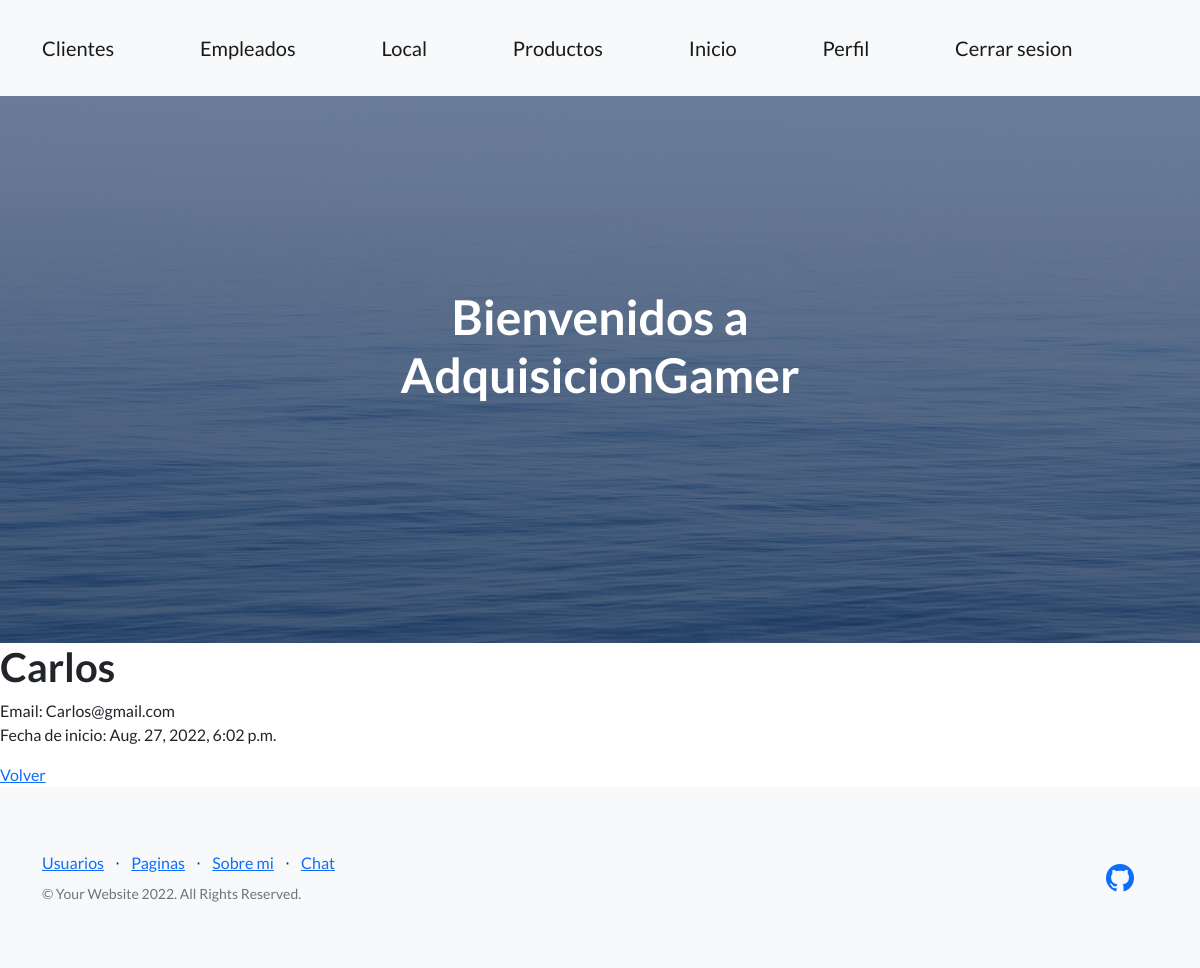
/Appfinal/detalle_cliente/1 (signed in), run on the app's committed database.
### Appfinal/models.py (models this page shows, shortened)
class Cliente(models.Model):
    nombre_cliente = models.CharField(max_length=40)
    email = models.EmailField()
    fecha_de_creacion = models.DateTimeField(auto_now_add=True)

### Appfinal/views.py (the view)
# urls.py: path('detalle_cliente/<pk>', views.Detalle_cliente.as_view(), name="clienteDetalle"),
class Detalle_cliente(LoginRequiredMixin, DetailView):
    model = Cliente
    template_name = 'Appfinal/cliente_detalle.html'

### Appfinal/templates/Appfinal/cliente_detalle.html
{% extends "Appfinal/template_logueado.html" %}
{% load static %}
{% block B %}
    <h1> {{cliente.nombre_cliente}}</h1>
    <p>
        Email: {{cliente.email}} <br>
        Fecha de inicio: {{cliente.fecha_de_creacion}}
    </p>
    <a href="{% url 'clienteInicio'  %}">Volver</a>
{% endblock %}

### data on the page
Cliente: nombre_cliente "Carlos", email "Carlos@gmail.com", fecha_de_creacion "Aug. 27, 2022, 6:02 p.m."
